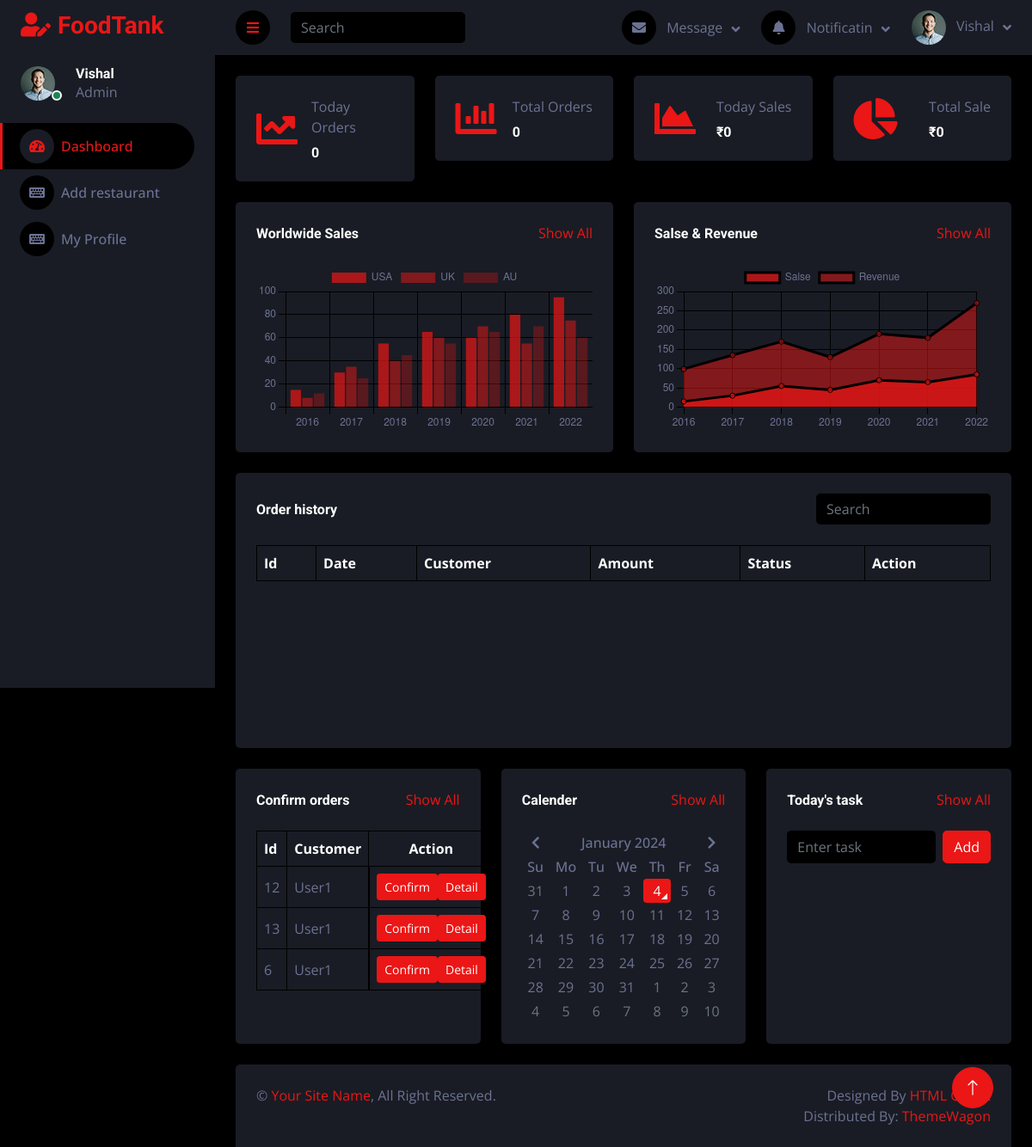
The app's page /foodprovider/dashboard/ (signed in), older data.
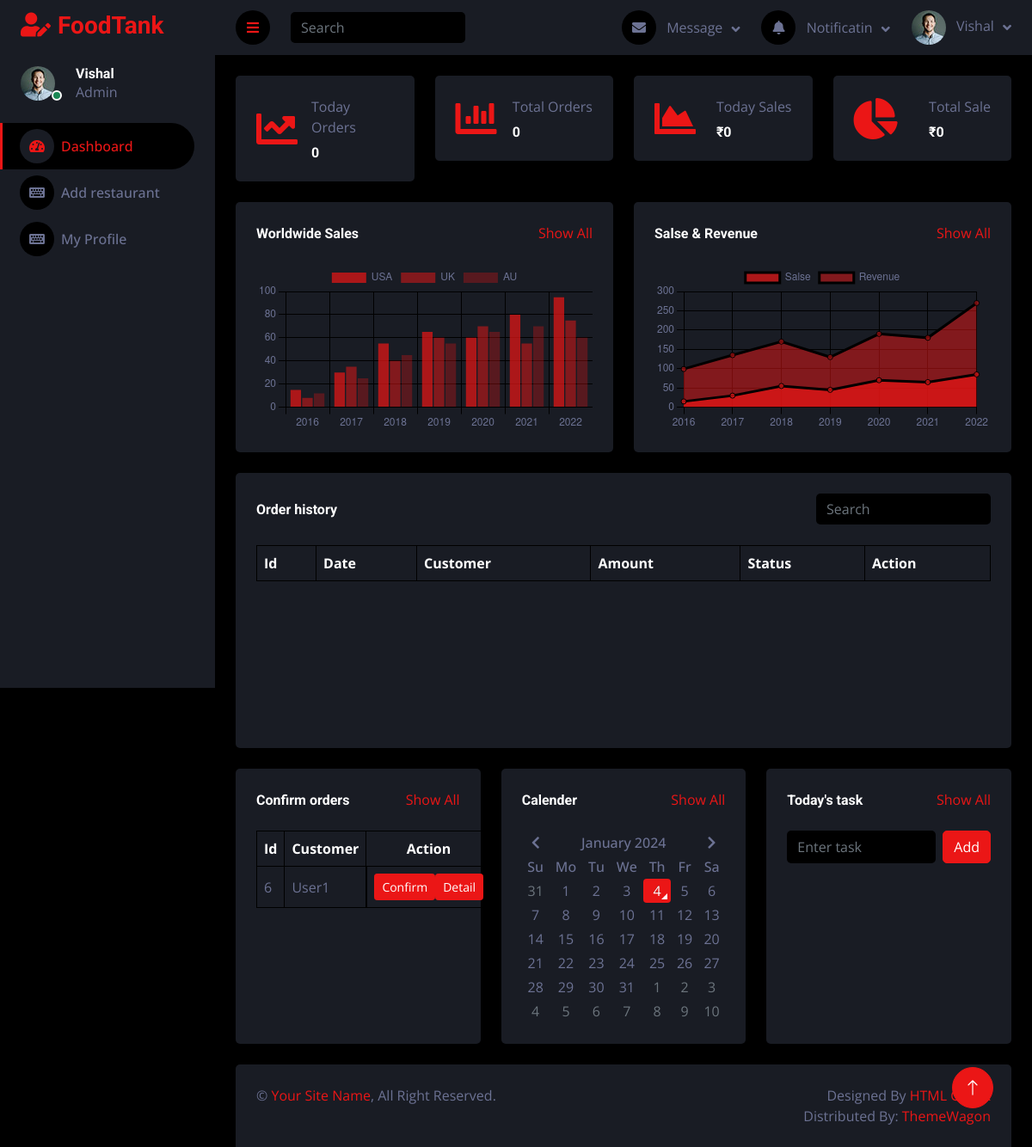
The same page, newer data.
### order/models.py (models this page shows, shortened)
class Order(models.Model):
    order_id = models.AutoField(primary_key=True)
    user = models.ForeignKey(User, on_delete=models.CASCADE,
                        limit_choices_to={'user_type':'Customer'})
    restaurant = models.ForeignKey(Restaurant, on_delete=models.CASCADE)
    is_confirmed = models.BooleanField(default=False)
    estimated_time = models.DateTimeField(blank=True, null=True)
    driver = models.ForeignKey(Driver, on_delete=models.SET_NULL, null=True, blank=True)
    transaction_id = models.CharField(max_length=255, null=True, blank=True)
    total_bill = models.IntegerField(blank=True, null=True)
    payment_method = models.CharField(max_length=255, blank=True, null=True, choices=payment_choices)
    order_date = models.DateTimeField(auto_now_add=True, blank=True, null=True)
    deliveryAddress = models.ForeignKey(Address, on_delete=models.CASCADE, blank=True, null=True)

### user/models.py (models this page shows)
class User(AbstractUser):
    mobile = models.CharField(max_length=255, unique=True)
    user_type = models.CharField(max_length=255, choices=USER_TYPE)
    profile = models.ImageField(upload_to="profilePicture/", blank=True, null=True)

### restaurant/views.py (the view)
# urls.py: path("dashboard/", views.adminDashboard, name="dashboard"),
def adminDashboard(request):
    if not request.user.is_authenticated or not request.user.user_type == "Foodprovider":
        return redirect("/foodprovider/adminSignin/")
    if request.method == 'POST':
        note = request.POST.get('note', '')
        data = Todo.objects.create(user=request.user, note=note)
        data.save()
        return JsonResponse({"status":"success"})
    restaurant_admin = User.objects.get(username=request.user)
    restaurant_data = Restaurant.objects.filter(user=restaurant_admin)
    userRestaurant = Restaurant.objects.filter(user=request.user)
    myOrders = Order.objects.filter(restaurant__in=userRestaurant)
    totalOrder = 0
    totalAmount = 0
    for i in myOrders:
        if i.total_bill != None:
            if i.is_confirmed:
                totalOrder += 1
                totalAmount += i.total_bill
    todayAmount = 0
    todayOrder = 0
    today = date.today()
    for i in myOrders:
        if i.total_bill != None:
            if str(i.order_date)[0:10] == str(today):
                if i.is_confirmed:
                    todayAmount += i.total_bill
                    todayOrder += 1
    context = {
        'my_restaurant' : restaurant_data,
        'myOrders' : myOrders,
        'totalAmount' : totalAmount,
        'todayAmount' : todayAmount,
        'myTask' : Todo.objects.filter(user=request.user).order_by("-id"),
        'totalOrder': totalOrder,
        'todayOrder' : todayOrder
    }
    return render(request, 'restaurant_admin/index.html', context)

### templates/restaurant_admin/index.html (shortened to what the changed rows need)
{% extends '../base2.html' %}
{% block content %}
{% load static %}
<div class="container-fluid position-relative d-flex p-0">
    <div class="content">
        <div class="container-fluid pt-4 px-4">
            <div class="bg-secondary text-center rounded p-4" style="height: 320px; overflow: auto;">
                <div class="table-responsive">
                    <table id="addData" class="table text-start align-middle table-bordered table-hover mb-0">
                        <thead>
                            <tr class="text-white">
                                <th scope="col">Id</th>
                                <th scope="col">Date</th>
                                <th scope="col">Customer</th>
                                <th scope="col">Amount</th>
                                <th scope="col">Status</th>
                                <th scope="col">Action</th>
                            </tr>
                        </thead>
                    </table>
                </div>
            </div>
        </div>
        <div class="container-fluid pt-4 px-4">
            <div class="row g-4">
                <div class="col-sm-12 col-md-6 col-xl-4" style="height: 320px; overflow: auto;">
                    <div class="h-100 rounded p-4 bg-secondary">
                        <div class="d-flex align-items-center py-3 bg-secondary">
                            <div class="w-100">
                                <table class="table text-start align-middle table-bordered table-hover mb-0">
                                    <thead>
                                        <tr class="text-white">
                                            <th scope="col">Id</th>
                                            <th scope="col">Customer</th>
                                            <th scope="col" class="text-center">Action</th>
                                        </tr>
                                    </thead>
                                    <tbody>
                                        {% for data in myOrders %}
                                            {% if data.is_confirmed == False %}
                                                <tr class="orderData">
                                                    <td>{{data.order_id}}</td>
                                                    <td>{{data.user.username}}</td>
                                                    <td class="d-flex justify-content-evenly">
                                                        <a href="/foodprovider/confirmOrder/{{data.order_id}}" class="btn btn-sm btn-primary orderConfirm" order-id="{{data.order_id}}" order-price="{{data.total_bill}}">Confirm</a>
                                                        <a href="/foodprovider/restaurantOrder/{{data.order_id}}" class="btn btn-sm btn-primary">Detail</a>
                                                    </td>
                                                </tr>
                                            {% endif %}
                                        {% endfor %}
                                    </tbody>
                                </table>
                            </div>
                        </div>
                    </div>
                </div>
            </div>
        </div>
    </div>
</div>
{% endblock content %}

Row changes from the older to the newer data that the page shows:
removed Order: order_id "12", user.username "User1"
removed Order: order_id "13", user.username "User1"
